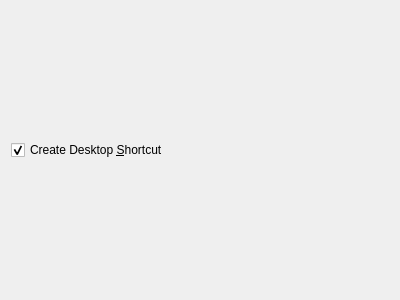
<?xml version="1.0" encoding="UTF-8"?>
<ui version="4.0">
 <class>shortcutPage</class>
 <widget class="QWidget" name="shortcutPage">
  <property name="geometry">
   <rect>
    <x>0</x>
    <y>0</y>
    <width>400</width>
    <height>300</height>
   </rect>
  </property>
  <property name="windowTitle">
   <string>Create Desktop Shortcut</string>
  </property>
  <layout class="QVBoxLayout" name="verticalLayout" stretch="0">
   <item>
    <widget class="QCheckBox" name="shortcutCheckBox">
     <property name="text">
      <string>Create Desktop &amp;Shortcut</string>
     </property>
     <property name="checked">
      <bool>true</bool>
     </property>
    </widget>
   </item>
  </layout>
 </widget>
 <resources/>
 <connections/>
</ui>
